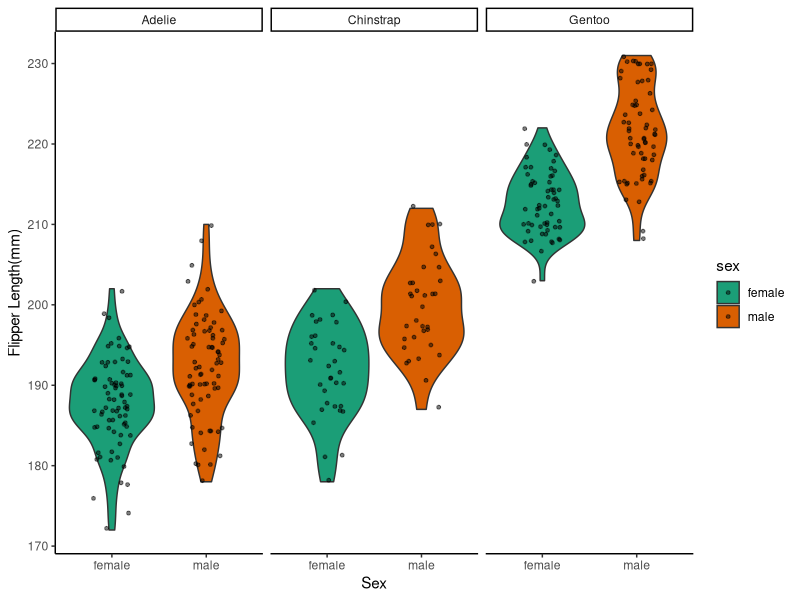

The R source for this figure:
#In-class code practice

library(tidyverse)
library(palmerpenguins)
peng <- penguins
peng_noNA <- peng %>%
  filter(sex %in% c('male', 'female'))

ggplot(peng_noNA, aes(x = sex, y = flipper_length_mm, fill = sex)) + 
  geom_violin() + 
  scale_fill_brewer(palette = "Dark2") + 
  geom_jitter(size = 1, width = 0.2,
              alpha = 0.5) + 
  facet_wrap(~species) + 
  labs(x = 'Sex',
       y = 'Flipper Length(mm)',
       fill = 'sex') + 
  theme(
    axis.title = element_text(size = 16),
    axis.text = element_text(size = 14)) + 
  theme_classic()



